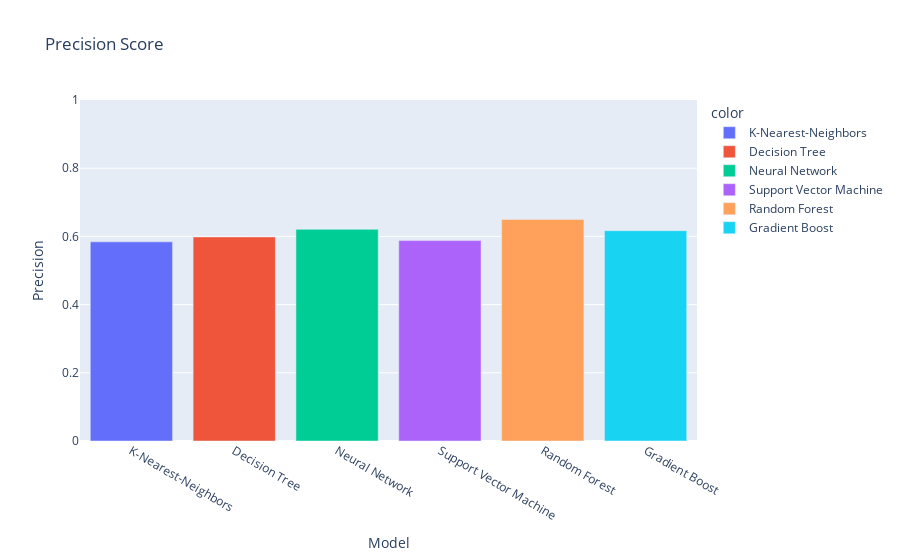

Notebook cell for this chart:
### Code cell
fig = px.bar(
    x=["K-Nearest-Neighbors", "Decision Tree", "Neural Network", "Support Vector Machine","Random Forest","Gradient Boost"], 
    y=[knn_precision, dec_precision, mlp_precision, svm_precision,rf_precision,grad_precision],
    range_y=[0,1],
    color=["K-Nearest-Neighbors", "Decision Tree", "Neural Network", "Support Vector Machine","Random Forest","Gradient Boost"],
    labels={'x': "Model", 'y': "Precision"}, 
    title="Precision Score"
)
fig.show()

### Figure 1 — Plotly figure (JSON) as saved in the notebook; plotly's stock layout.template omitted (floating-point values rounded to 4 significant figures)
{"data": [{"alignmentgroup": "True", "hovertemplate": "color=K-Nearest-Neighbors<br>Model=%{x}<br>Precision=%{y}<extra></extra>", "legendgroup": "K-Nearest-Neighbors", "marker": {"color": "#636efa"}, "name": "K-Nearest-Neighbors", "offsetgroup": "K-Nearest-Neighbors", "orientation": "v", "showlegend": true, "textposition": "auto", "type": "bar", "x": ["K-Nearest-Neighbors"], "xaxis": "x", "y": [0.5839], "yaxis": "y"}, {"alignmentgroup": "True", "hovertemplate": "color=Decision Tree<br>Model=%{x}<br>Precision=%{y}<extra></extra>", "legendgroup": "Decision Tree", "marker": {"color": "#EF553B"}, "name": "Decision Tree", "offsetgroup": "Decision Tree", "orientation": "v", "showlegend": true, "textposition": "auto", "type": "bar", "x": ["Decision Tree"], "xaxis": "x", "y": [0.5985], "yaxis": "y"}, {"alignmentgroup": "True", "hovertemplate": "color=Neural Network<br>Model=%{x}<br>Precision=%{y}<extra></extra>", "legendgroup": "Neural Network", "marker": {"color": "#00cc96"}, "name": "Neural Network", "offsetgroup": "Neural Network", "orientation": "v", "showlegend": true, "textposition": "auto", "type": "bar", "x": ["Neural Network"], "xaxis": "x", "y": [0.6207], "yaxis": "y"}, {"alignmentgroup": "True", "hovertemplate": "color=Support Vector Machine<br>Model=%{x}<br>Precision=%{y}<extra></extra>", "legendgroup": "Support Vector Machine", "marker": {"color": "#ab63fa"}, "name": "Support Vector Machine", "offsetgroup": "Support Vector Machine", "orientation": "v", "showlegend": true, "textposition": "auto", "type": "bar", "x": ["Support Vector Machine"], "xaxis": "x", "y": [0.5877], "yaxis": "y"}, {"alignmentgroup": "True", "hovertemplate": "color=Random Forest<br>Model=%{x}<br>Precision=%{y}<extra></extra>", "legendgroup": "Random Forest", "marker": {"color": "#FFA15A"}, "name": "Random Forest", "offsetgroup": "Random Forest", "orientation": "v", "showlegend": true, "textposition": "auto", "type": "bar", "x": ["Random Forest"], "xaxis": "x", "y": [0.6499], "yaxis": "y"}, {"alignmentgroup": "True", "hovertemplate": "color=Gradient Boost<br>Model=%{x}<br>Precision=%{y}<extra></extra>", "legendgroup": "Gradient Boost", "marker": {"color": "#19d3f3"}, "name": "Gradient Boost", "offsetgroup": "Gradient Boost", "orientation": "v", "showlegend": true, "textposition": "auto", "type": "bar", "x": ["Gradient Boost"], "xaxis": "x", "y": [0.6168], "yaxis": "y"}], "layout": {"barmode": "relative", "legend": {"title": {"text": "color"}, "tracegroupgap": 0}, "title": {"text": "Precision Score"}, "xaxis": {"anchor": "y", "domain": [0, 1], "title": {"text": "Model"}}, "yaxis": {"anchor": "x", "domain": [0, 1], "range": [0, 1], "title": {"text": "Precision"}}}}
